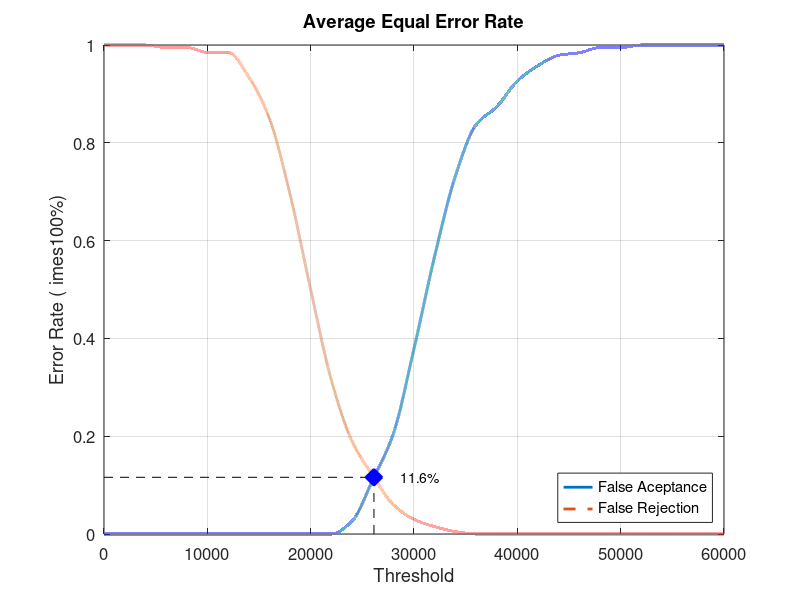
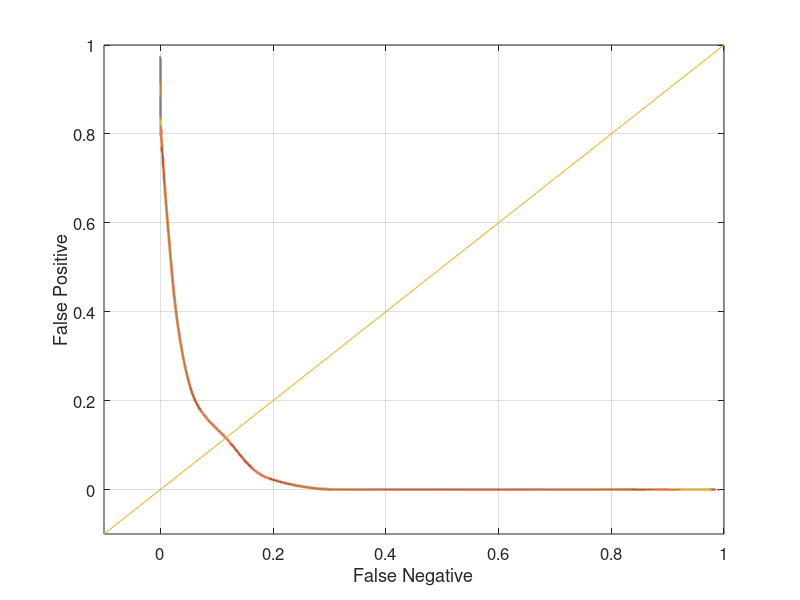

The MATLAB script that drew these images, in order:
close all;
clear;
clc;
x = 0:2000:60000;
xq = 0:0.5:60000;

y0 = [0 0 0 0 0 0 0 0 0 0 0 0 0.0263158 0.110526 0.205263 0.378947 0.568421 0.731579 0.836842 0.873684 0.926316 0.957895 0.978947 0.984211 0.994737 0.994737 1 1 1 1 1]
yy0 = interp1(x, y0, xq, 'pchip');
y1 = [1 1 1 0.995 0.995 0.985 0.985 0.935 0.85 0.695 0.5 0.315 0.19 0.12 0.06 0.03 0.015 0.005 0 0 0 0 0 0 0 0 0 0 0 0 0]
yy1 = interp1(x, y1, xq, 'pchip');

% Calculating EER: 
y2 = abs(y0 - y1);
find(y2 == min(y2))
yy2 = abs(yy0 - yy1);
xEER = find(yy2 == min(yy2));
xEERIndex = xq(xEER) % X-axis EER
yEER = yy0(xEER) % Y-axis EER

main = figure
plot(xq, yy0,'-','LineWidth', 2);	hold on
plot(xq, yy1,'--','LineWidth', 2);	hold on
plot([xEERIndex xEERIndex], [0 yEER], 'k--');	hold on
plot([0 xEERIndex], [yEER yEER], 'k--');	hold on
plot(xEERIndex, yEER, 'bx', 'LineWidth', 10);	hold on
text(xEERIndex + 10 * xEERIndex / 100, yEER, [num2str(round((10000 * yEER)) / 100) '%'])
legend('False Aceptance', 'False Rejection', 'Location', 'SouthEast')
xlabel('Threshold')
ylabel('Error Rate (	imes100%)')
title('Average Equal Error Rate')
set(gca, 'FontSize', 12)
axis([0 60000 0 1])
grid on

print(main, 'Database2_3Main', '-dpng');
FNRxFPR = figure('Color', [1 1 1]);
plot(yy1, yy0, '-', yy1, yy0, 'LineWidth', 2);
hold on
y = -0.1:0.1:1
plot(y, y); 
set(gca, 'FontSize', 12)
xlabel('False Negative')
ylabel('False Positive')
axis([-0.1 1 -0.1 1])
set(gca, 'FontSize', 12)
grid on

print(FNRxFPR, 'Database2_3FNRxFPR','-dpng');
